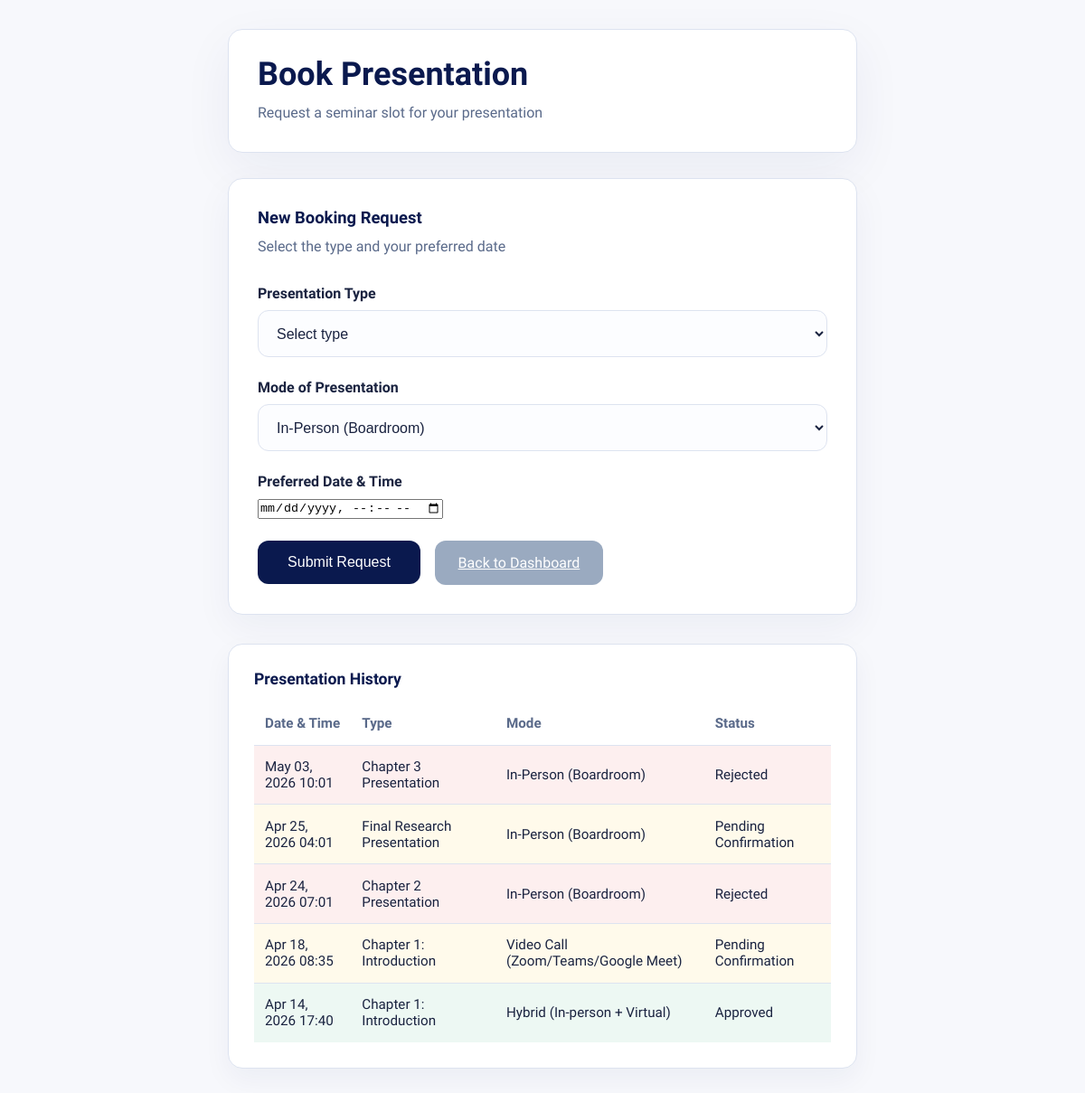
Before: /students/book-presentation/ (signed in) with the older database file.
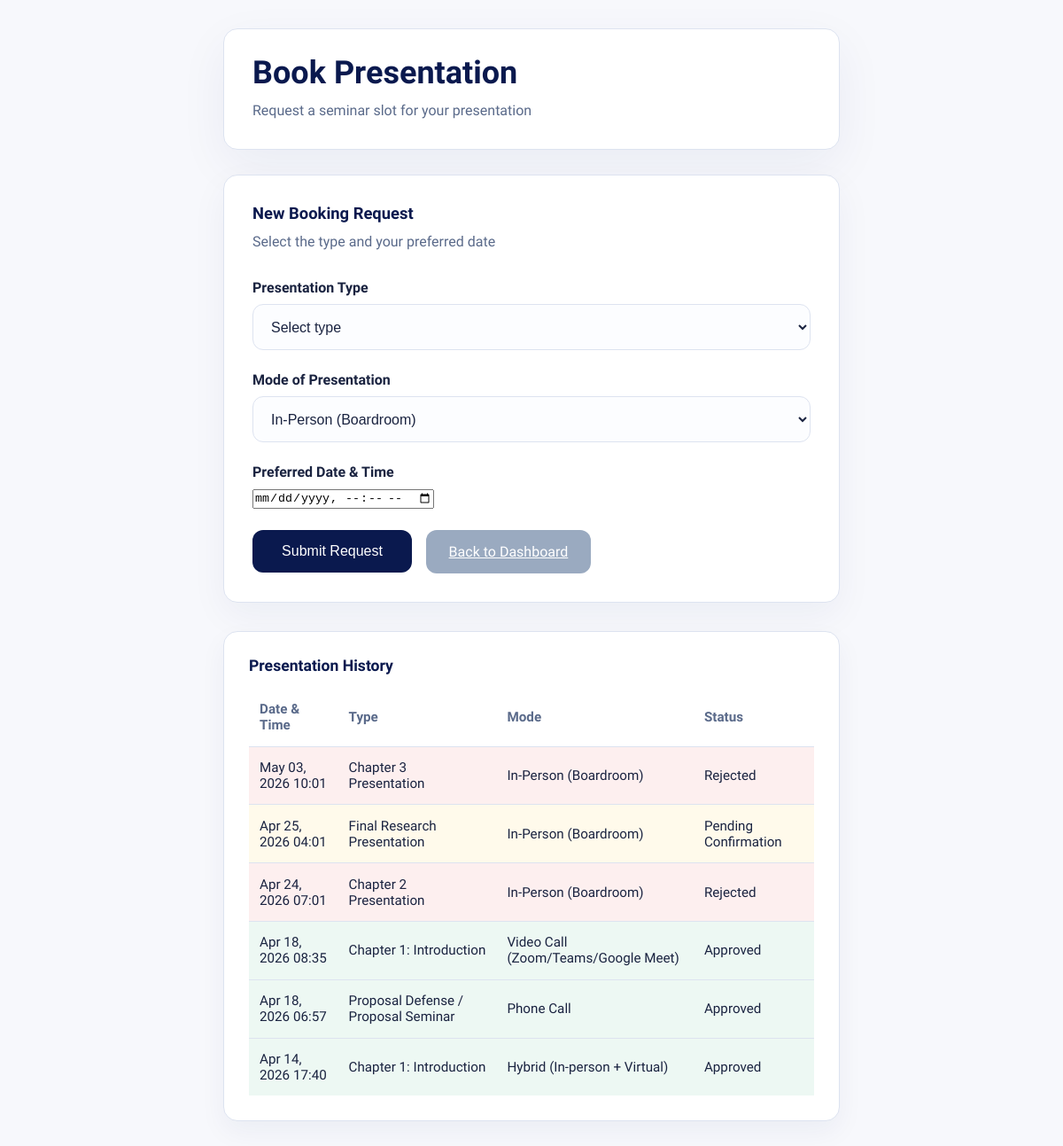
After: the same page with the newer database file.
### students/models.py (models this page shows, shortened)
class PresentationBooking(models.Model):
    student = models.ForeignKey("Student", on_delete=models.CASCADE, related_name="bookings")
    title = models.CharField(max_length=255)  # e.g., "Chapter 4 Presentation"
    date = models.DateTimeField()
    created_at = models.DateTimeField(auto_now_add=True)
    MEETING_TYPE_CHOICES = [
        ("in_person", "In-Person (Boardroom)"),
        ("video_call", "Video Call (Zoom/Teams/Google Meet)"),
        ("hybrid", "Hybrid (In-person + Virtual)"),
        ("phone_call", "Phone Call"),
    ]
    meeting_type = models.CharField(max_length=20, choices=MEETING_TYPE_CHOICES, default="in_person")
    STATUS_CHOICES = [
        ("pending", "Pending Confirmation"),
        ("approved", "Approved"),
        ("rejected", "Rejected"),
    ]
    status = models.CharField(max_length=20, choices=STATUS_CHOICES, default="pending")
    notes = models.TextField(blank=True, null=True)  # Additional notes about the meeting

### students/views.py (the view)
# urls.py: path('book-presentation/', book_presentation, name='book_presentation'),
@login_required
def book_presentation(request):
    student = request.user.student_profile
    if request.method == "POST":
        form = PresentationBookingForm(request.POST)
        if form.is_valid():
            booking = form.save(commit=False)
            booking.student = student
            try:
                booking.full_clean()  # runs the clean() method
                booking.save()
                messages.success(request, "Presentation booked successfully!")
                return redirect('book_presentation')
            except ValidationError as e:
                form.add_error(None, e)
        else:
            messages.error(request, "Form is invalid.")
    else:
        form = PresentationBookingForm()
    bookings = PresentationBooking.objects.filter(student=student).order_by('-date')
    return render(request, 'students/book_presentation.html', {
        'form': form,
        'bookings': bookings,
    })

### students/forms.py
class PresentationBookingForm(forms.ModelForm):
    class Meta:
        model = PresentationBooking
        fields = ['title', 'date', 'meeting_type', 'notes']
        widgets = {
            'title': forms.TextInput(attrs={
                'class': 'form-input',
                'placeholder': 'e.g. Chapter 4 revision discussion'
            }),
            'date': forms.DateTimeInput(attrs={
                'type': 'datetime-local',
                'class': 'form-input'
            }),
            'meeting_type': forms.Select(attrs={
                'class': 'form-select'
            }),
            'notes': forms.Textarea(attrs={
                'class': 'form-textarea',
                'rows': 3,
                'placeholder': 'Any specific topics or documents to review…'
            }),
        }

### templates/students/book_presentation.html (shortened to what this page needs)
{% load static %}
<!DOCTYPE html>
<html lang="en">
<head>
</head>
<body>
<div class="container">
  <div class="page-header">
    <h1>Book Presentation</h1>
    <p>Request a seminar slot for your presentation</p>
  </div>
  <form method="POST" class="form-card">
    <div class="form-group">
      <div class="section-title">New Booking Request</div>
      <div class="section-text">Select the type and your preferred date</div>
    </div>
    <div class="form-group">
      <label for="presentation-type">Presentation Type</label>
      <select id="presentation-type" name="title" class="form-select" required>
                <option value="" disabled selected>Select type</option>
            </select>
        </div>
        <div class="form-group">
            <label for="{{ form.meeting_type.id_for_label }}">Mode of Presentation</label>
            {{ form.meeting_type }}
        </div>
        <div class="form-group">
            <label for="{{ form.date.id_for_label }}">Preferred Date & Time</label>
            {{ form.date }}
        </div>
        <div class="form-actions">
            <button type="submit" class="btn">Submit Request</button>
            <a href="{% url 'student_dashboard' %}" class="btn btn-secondary">Back to Dashboard</a>
        </div>
    </form>
    <div class="history-card">
      <div class="history-header">Presentation History</div>
      {% if bookings %}
      <table class="history-table">
        <thead>
          <tr>
            <th>Date & Time</th>
            <th>Type</th>
            <th>Mode</th>
            <th>Status</th>
          </tr>
        </thead>
        <tbody>
          {% for booking in bookings %}
          <tr class="status-{{ booking.status }}">
            <td>{{ booking.date|date:"M d, Y H:i" }}</td>
            <td>{{ booking.title }}</td>
            <td>{{ booking.get_meeting_type_display }}</td>
            <td>{{ booking.get_status_display }}</td>
          </tr>
          {% endfor %}
        </tbody>
      </table>
      {% else %}
      <p class="history-empty">No presentation bookings yet. Submit a request above to begin.</p>
      {% endif %}
    </div>
</div>
</body>
</html>

Changed rows visible on the page:
changed PresentationBooking "Apr 18, 2026 08:35": status "Pending Confirmation" → "Approved"
added PresentationBooking: date "Apr 18, 2026 06:57", title "Proposal Defense / Proposal Seminar", meeting_type "Phone Call", status "Approved"
